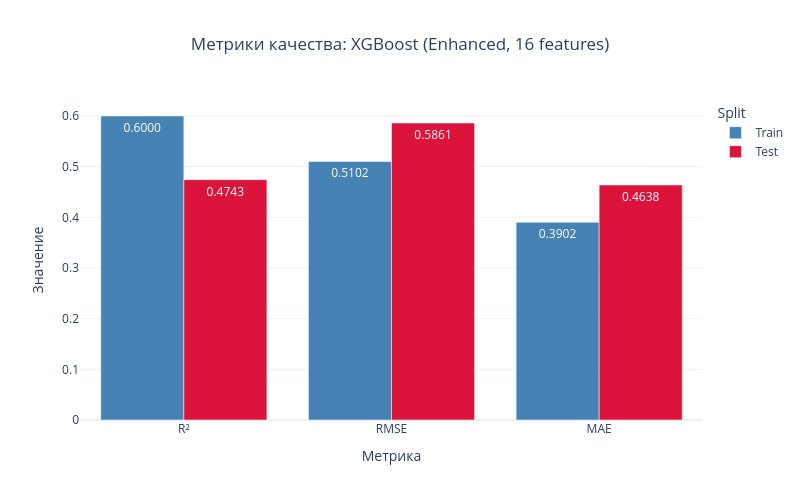

This figure's notebook cell:
### Code cell
# Визуализация метрик и важности признаков для XGBoost Enhanced
plot_model_report_separate(
    metrics_xgb_enhanced, 
    feature_importance_xgb_enhanced, 
    model_name=f"XGBoost (Enhanced, {X_train_plus.shape[1]} features)"
)

### Figure 1 — Plotly figure (JSON) as saved in the notebook; plotly's stock layout.template omitted (floating-point values rounded to 4 significant figures)
{"data": [{"marker": {"color": "steelblue"}, "name": "Train", "text": ["0.6000", "0.5102", "0.3902"], "textposition": "auto", "type": "bar", "x": ["R²", "RMSE", "MAE"], "y": [0.6, 0.5102, 0.3902]}, {"marker": {"color": "crimson"}, "name": "Test", "text": ["0.4743", "0.5861", "0.4638"], "textposition": "auto", "type": "bar", "x": ["R²", "RMSE", "MAE"], "y": [0.4743, 0.5861, 0.4638]}], "layout": {"barmode": "group", "height": 500, "legend": {"title": {"text": "Split"}}, "title": {"text": "Метрики качества: XGBoost (Enhanced, 16 features)", "x": 0.5, "xanchor": "center"}, "width": 800, "xaxis": {"title": {"text": "Метрика"}}, "yaxis": {"title": {"text": "Значение"}}}}
